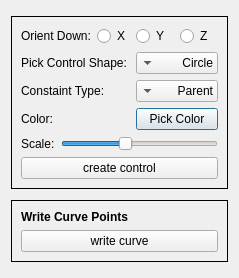
<?xml version="1.0" encoding="UTF-8"?>
<ui version="4.0">
 <class>dlg_create_control</class>
 <widget class="QDialog" name="dlg_create_control">
  <property name="geometry">
   <rect>
    <x>0</x>
    <y>0</y>
    <width>232</width>
    <height>278</height>
   </rect>
  </property>
  <property name="windowTitle">
   <string>Create Control</string>
  </property>
  <layout class="QVBoxLayout" name="verticalLayout_2">
   <item>
    <widget class="QFrame" name="frm_create_control">
     <property name="sizePolicy">
      <sizepolicy hsizetype="Minimum" vsizetype="Maximum">
       <horstretch>0</horstretch>
       <verstretch>0</verstretch>
      </sizepolicy>
     </property>
     <property name="frameShape">
      <enum>QFrame::Panel</enum>
     </property>
     <property name="frameShadow">
      <enum>QFrame::Plain</enum>
     </property>
     <layout class="QGridLayout" name="gridLayout">
      <item row="0" column="0" colspan="2">
       <widget class="QLabel" name="lbl_orient_down">
        <property name="text">
         <string>Orient Down:</string>
        </property>
       </widget>
      </item>
      <item row="0" column="2">
       <widget class="QRadioButton" name="rad_down_x">
        <property name="sizePolicy">
         <sizepolicy hsizetype="Minimum" vsizetype="Minimum">
          <horstretch>0</horstretch>
          <verstretch>0</verstretch>
         </sizepolicy>
        </property>
        <property name="text">
         <string>X</string>
        </property>
       </widget>
      </item>
      <item row="0" column="3">
       <widget class="QRadioButton" name="rad_down_y">
        <property name="sizePolicy">
         <sizepolicy hsizetype="Minimum" vsizetype="Minimum">
          <horstretch>0</horstretch>
          <verstretch>0</verstretch>
         </sizepolicy>
        </property>
        <property name="text">
         <string>Y</string>
        </property>
       </widget>
      </item>
      <item row="0" column="4">
       <widget class="QRadioButton" name="rad_down_z">
        <property name="sizePolicy">
         <sizepolicy hsizetype="Minimum" vsizetype="Minimum">
          <horstretch>0</horstretch>
          <verstretch>0</verstretch>
         </sizepolicy>
        </property>
        <property name="text">
         <string>Z</string>
        </property>
       </widget>
      </item>
      <item row="1" column="0" colspan="3">
       <widget class="QLabel" name="lbl_pick_shape">
        <property name="text">
         <string>Pick Control Shape:</string>
        </property>
       </widget>
      </item>
      <item row="1" column="3" colspan="2">
       <widget class="QComboBox" name="cbx_create_shape">
        <property name="layoutDirection">
         <enum>Qt::RightToLeft</enum>
        </property>
        <property name="editable">
         <bool>false</bool>
        </property>
        <item>
         <property name="text">
          <string>Circle</string>
         </property>
        </item>
        <item>
         <property name="text">
          <string>Diamond</string>
         </property>
        </item>
        <item>
         <property name="text">
          <string>Octagon</string>
         </property>
        </item>
        <item>
         <property name="text">
          <string>Pentagon</string>
         </property>
        </item>
        <item>
         <property name="text">
          <string>Square</string>
         </property>
        </item>
        <item>
         <property name="text">
          <string>Triangle</string>
         </property>
        </item>
        <item>
         <property name="text">
          <string>Cross</string>
         </property>
        </item>
        <item>
         <property name="text">
          <string>Sphere</string>
         </property>
        </item>
       </widget>
      </item>
      <item row="2" column="0" colspan="3">
       <widget class="QLabel" name="lbl_constraint_type">
        <property name="text">
         <string>Constaint Type:</string>
        </property>
       </widget>
      </item>
      <item row="2" column="3" colspan="2">
       <widget class="QComboBox" name="cbx_constraint_type">
        <property name="layoutDirection">
         <enum>Qt::RightToLeft</enum>
        </property>
        <property name="editable">
         <bool>false</bool>
        </property>
        <item>
         <property name="text">
          <string>Parent</string>
         </property>
        </item>
        <item>
         <property name="text">
          <string>Orient</string>
         </property>
        </item>
        <item>
         <property name="text">
          <string>Point</string>
         </property>
        </item>
       </widget>
      </item>
      <item row="3" column="0" colspan="3">
       <widget class="QLabel" name="lbl_pick_color">
        <property name="text">
         <string>Color:</string>
        </property>
       </widget>
      </item>
      <item row="3" column="3" colspan="2">
       <widget class="QPushButton" name="btn_pick_color">
        <property name="text">
         <string>Pick Color</string>
        </property>
       </widget>
      </item>
      <item row="4" column="0">
       <widget class="QLabel" name="lbl_scale">
        <property name="text">
         <string>Scale:</string>
        </property>
       </widget>
      </item>
      <item row="4" column="1" colspan="4">
       <widget class="QSlider" name="sld_scale">
        <property name="toolTip">
         <string>Scale based on joint radiius</string>
        </property>
        <property name="minimum">
         <number>1</number>
        </property>
        <property name="maximum">
         <number>6</number>
        </property>
        <property name="pageStep">
         <number>1</number>
        </property>
        <property name="value">
         <number>3</number>
        </property>
        <property name="sliderPosition">
         <number>3</number>
        </property>
        <property name="orientation">
         <enum>Qt::Horizontal</enum>
        </property>
       </widget>
      </item>
      <item row="5" column="0" colspan="5">
       <widget class="QPushButton" name="btn_create_control">
        <property name="text">
         <string>create control</string>
        </property>
       </widget>
      </item>
     </layout>
    </widget>
   </item>
   <item>
    <widget class="QFrame" name="frame">
     <property name="sizePolicy">
      <sizepolicy hsizetype="Preferred" vsizetype="Maximum">
       <horstretch>0</horstretch>
       <verstretch>0</verstretch>
      </sizepolicy>
     </property>
     <property name="frameShape">
      <enum>QFrame::Box</enum>
     </property>
     <property name="frameShadow">
      <enum>QFrame::Plain</enum>
     </property>
     <layout class="QVBoxLayout" name="verticalLayout">
      <item>
       <widget class="QLabel" name="lbl_write_curve_points">
        <property name="font">
         <font>
          <weight>75</weight>
          <bold>true</bold>
         </font>
        </property>
        <property name="text">
         <string>Write Curve Points</string>
        </property>
       </widget>
      </item>
      <item>
       <widget class="QPushButton" name="btn_write_curve_points">
        <property name="text">
         <string>write curve</string>
        </property>
       </widget>
      </item>
     </layout>
    </widget>
   </item>
  </layout>
 </widget>
 <resources/>
 <connections/>
</ui>
